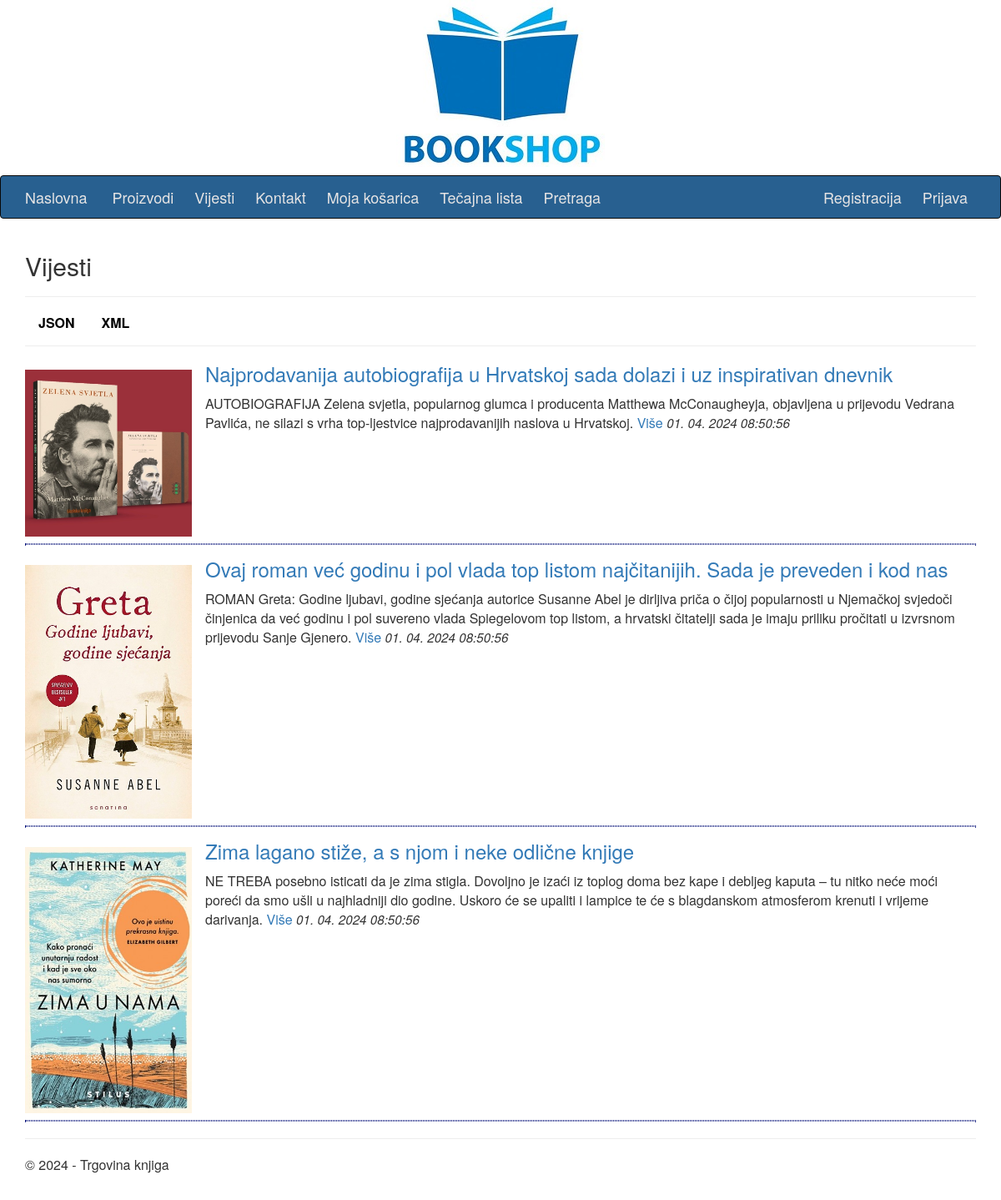
The page /index.php?pg=3 on the database its author committed.
### tables this page shows
CREATE TABLE news (
  id int NOT NULL AUTO_INCREMENT,
  title varchar(255) NOT NULL,
  summary varchar(1000) NOT NULL,
  description text NOT NULL,
  img varchar(255),
  active enum('Y','N') NOT NULL,
  creator_id int,
  created_at DATETIME NOT NULL DEFAULT CURRENT_TIMESTAMP,
  updated_at DATETIME NOT NULL DEFAULT CURRENT_TIMESTAMP ON UPDATE CURRENT_TIMESTAMP,
  
  FOREIGN KEY (creator_id)
  REFERENCES users(id)
  ON DELETE SET NULL,
  
  PRIMARY KEY (id)
);

### vijesti.php (the view, shortened to what this page needs)
<?php
$act = 1;
$h2title = $title;
?>
<h2><?php print $h2title ?></h2>
<hr />
<div class="admin">
<ul>
	<li><a href="vijestidohvat.php?act=<?php if($act==1){print 1;}else{print "2&id=".$_GET['id'];} ?>" target="_blank">JSON</a></li>
	<li><a href="vijestidohvat.php?act=<?php if($act==1){print 3;}else{print "4&id=".$_GET['id'];} ?>" target="_blank">XML</a></li>
</ul>
</div>
<hr class="clear" />
<div>
<?php
if ($act == 1)
{
$query  = "SELECT * FROM news";
$query .= " WHERE active='Y'";
$query .= " ORDER BY created_at DESC";
$result = @mysqli_query($MySQL, $query);
while($row = @mysqli_fetch_array($result)) {
$news_id = $row['id'];
$news_img = $row['img'];
$news_title = $row['title'];
$news_summary = $row['summary'];
$news_url = "index.php?pg={$pg}&act=2&id={$news_id}";
$news_date = DateTime::createFromFormat('Y-m-d H:i:s', $row['created_at']);
$news_created_at = $news_date->format('d. m. Y H:i:s');
?>
	<div class="vijest">
		<div class="img">
			<img src="vijesti/<?php print $news_img ?>" alt="" title="">
		</div>
		<div class="txt">
			<h2><a href="<?php print $news_url ?>"><?php print $news_title ?></a></h2>
			<?php print $news_summary ?> <a href="<?php print $news_url ?>">Više</a>
			<time><?php print $news_created_at ?></time>
		</div>
		<hr>
	</div>
<?php
}
}
?>
</div>

### index.php (shortened to what this page needs)
<?php
$pg = 1;
if(isset($_GET['pg'])) { $pg = $_GET['pg']; }
?>
<?php
	switch ($pg)
	{
		case "3":
		$page = "vijesti.php";
		$title="Vijesti";
		break;
	}
?>
<!DOCTYPE html>
<html lang="en">
<head>
<link href="css/bootstrap.css" rel="stylesheet"/>
<link href="css/Site.css" rel="stylesheet"/>
<link href="css/glyphicon.css" rel="stylesheet"/>
</head>
<body>
<div class="head-img"></div>
<?php include("izbornik.php"); ?>
<div class="container body-content">
<?php
	include($page);
?>
<hr class="clear" />
<footer>
<p>&copy; <?php print date('Y'); ?> - Trgovina knjiga</p>
</footer>
</div>
</body>
</html>

### izbornik.php (shortened to what this page needs)
<div class="navbar navbar-inverse">
   <div class="container">
      <div class="navbar-header">
         <a href="./index.php?pg=1" class="navbar-brand">Naslovna</a>
      </div>
      <div class="navbar-collapse collapse">
         <ul class="nav navbar-nav">
            <li><a href="index.php?pg=2">Proizvodi</a></li>
            <li><a href="index.php?pg=3">Vijesti</a></li>
            <li><a href="index.php?pg=4">Kontakt</a></li>
			<li><a href="index.php?pg=10">Moja košarica</a></li>
         <li><a href="index.php?pg=14">Tečajna lista</a></li>
         <li><a href="index.php?pg=15">Pretraga</a></li>
      </ul>
         <ul class="nav navbar-nav navbar-right">
<?php
if (!isset($_SESSION['user']['is_logon']) || !$_SESSION['user']['is_logon'] == '1')
{
?>
            <li><a href="index.php?pg=5">Registracija</a></li>
            <li><a href="index.php?pg=6">Prijava</a></li>
<?php
}
?>
         </ul>
      </div>
   </div>
</div>

### css/Site.css (style rules this page uses)
.head-img { background-image: url("../img/top.jpg"); background-position: center; background-repeat: no-repeat; position: relative; height: 200px; margin-bottom: 10px; }
.nav > li > a { padding-right: 10px; }
.navbar-inverse { background-color: #286090; }
.navbar-nav > li > a, a.navbar-brand { color: #e6e4e4 !important; }
.body-content { padding-left: 15px; padding-right: 15px; }
.navbar-nav > li { font-size:18px; }
div.admin ul { list-style-type: none; margin: 0; margin-bottom:15px; padding: 0; display:block; float: left; }
div.admin ul li { float: left; }
div.admin ul li a { display: block; color: black; font-weight:bold; text-align: center; padding: 0px 16px; text-decoration: none; }
.vijest div.img { width: 200px; float: left; padding: 0.5em 0; margin: 0 1em 0 0; }
.vijest div img { width: 100%; }
.vijest time { font-size: 95%; font-style: italic; }
.vijest h2 { margin: 0.5em 0; font-size: 1.5em; color: #27318b; }
.vijest hr { margin: 1em 0; border: 1px dotted #27318b; clear: both; }
.clear { clear:both; }

### rows shown on the page
news: img (picture), title "Najprodavanija autobiografija u Hrvatskoj sada dolazi i uz inspirativan dnevnik", summary "AUTOBIOGRAFIJA Zelena svjetla, popularnog glumca i producenta Matthewa McConaugheyja, objavljena u prijevodu Vedrana Pavlića, ne silazi s vrha top-ljestvice najprodavanijih naslova u Hrvatskoj.", created_at "01. 04. 2024 08:50:56"
news: img (picture), title "Ovaj roman već godinu i pol vlada top listom najčitanijih. Sada je preveden i kod nas", summary "ROMAN Greta: Godine ljubavi, godine sjećanja autorice Susanne Abel je dirljiva priča o čijoj popularnosti u Njemačkoj svjedoči činjenica da već godinu i pol suvereno vlada Spiegelovom top listom, a hrvatski čitatelji sada je imaju priliku pročitati u izvrsnom prijevodu Sanje Gjenero.", created_at "01. 04. 2024 08:50:56"
news: img (picture), title "Zima lagano stiže, a s njom i neke odlične knjige", summary "NE TREBA posebno isticati da je zima stigla. Dovoljno je izaći iz toplog doma bez kape i debljeg kaputa – tu nitko neće moći poreći da smo ušli u najhladniji dio godine. Uskoro će se upaliti i lampice te će s blagdanskom atmosferom krenuti i vrijeme darivanja.", created_at "01. 04. 2024 08:50:56"

### other values the page prints
$h2title "Vijesti"
